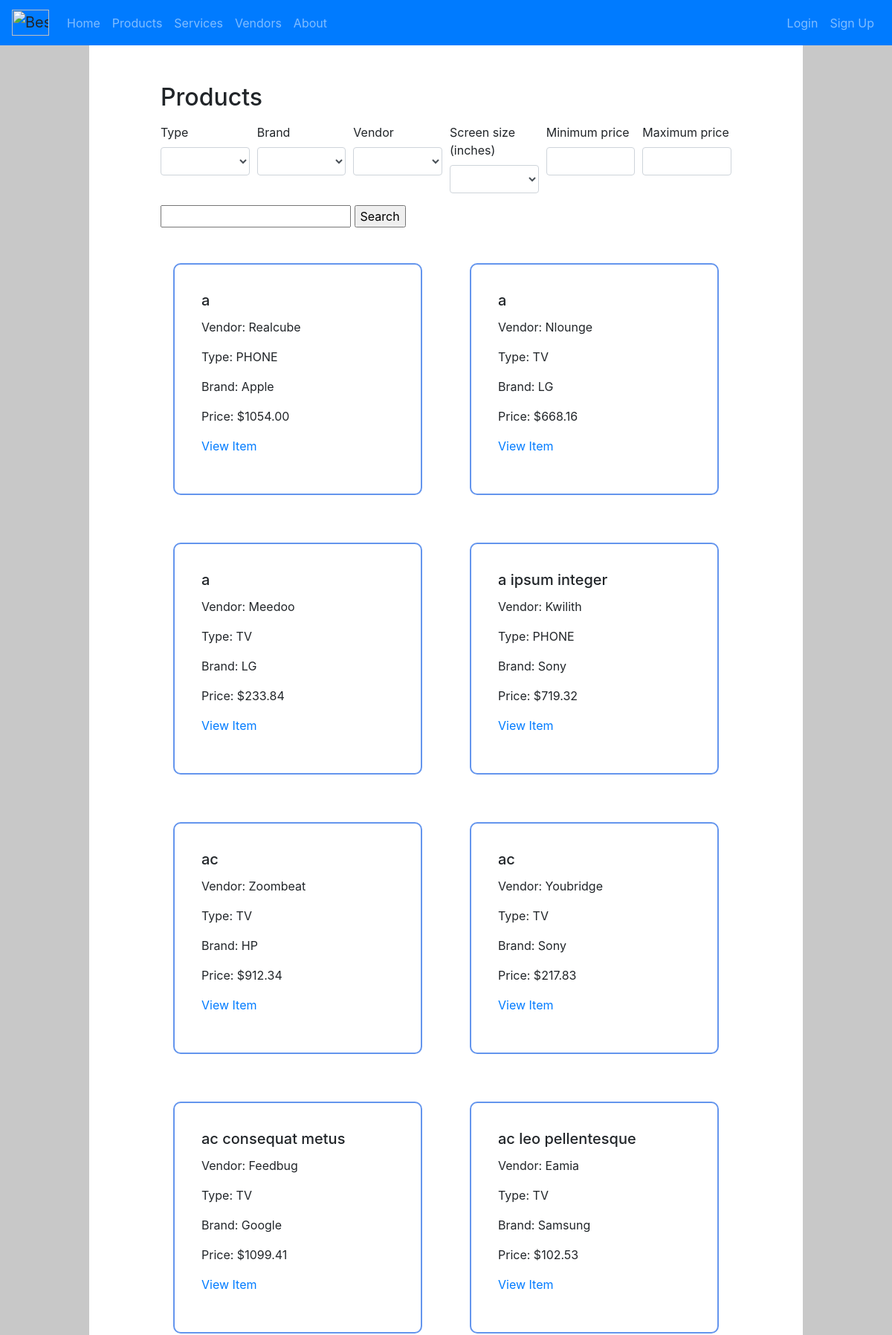
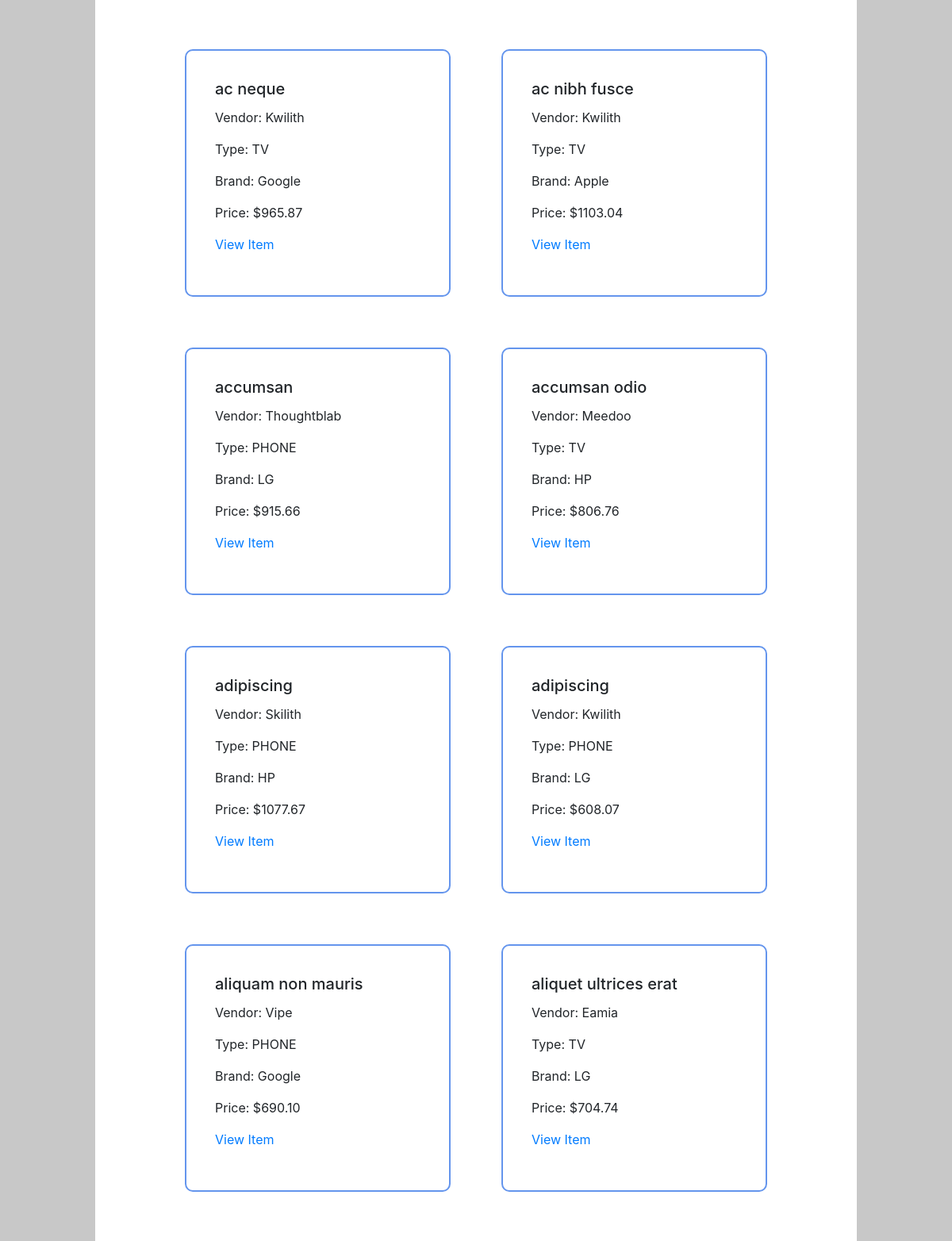
Screenshot of /products/ (upper part) with the database file from the repository (2 pictures, top to bottom).
### products/models.py (models this page shows, shortened)
class Product(models.Model):
    type = models.CharField(max_length=200, choices=[(tag, tag.value) for tag in ProductType], null=False)
    name = models.CharField(max_length=200, null=False)
    brand = models.CharField(max_length=200, null=False)
    price = models.DecimalField(max_digits=10, decimal_places=2, null=False)
    description = models.CharField(max_length=200, null=False)
    size = models.PositiveIntegerField(null=False, validators=[MinValueValidator(1), MaxValueValidator(100)],)
    shipping = models.DecimalField(max_digits=5, decimal_places=2, null=False)
    vendor = models.ForeignKey(Vendor, verbose_name="vendor", on_delete=models.CASCADE, null=False)
    class Meta:
        ordering = ('name', 'brand', 'size', 'vendor',)

class Vendor(models.Model):
    name = models.CharField(max_length=200, null=False)
    address = models.CharField(max_length=200, null=False)
    state = models.CharField(max_length=50, null=False)
    city = models.CharField(max_length=50, null=False)
    email = models.EmailField()
    phone = models.CharField(max_length=12, null=False)
    class Meta:
        ordering = ('name', 'email',)

### products/views.py (the view)
# urls.py: path("products/", include("products.urls")),
def products(request):
    context = {}
    context["types"] = ProductType.names
    context["brands"] = Product.objects.order_by().values_list('brand', flat=True).distinct()
    context["vendors"] = Vendor.objects.order_by().values_list('name', flat=True).distinct()
    context["max_price"] = Product.objects.all().aggregate(Max('price'))
    context["min_price"] = Product.objects.all().aggregate(Min('price'))
    context["sizes"] = Product.objects.order_by('size').values_list('size', flat=True).distinct()
    max_price = request.POST.get("max_price")
    min_price = request.POST.get("min_price")
    if request.POST.get('View', None):
        context["product"] = Product.objects.filter(id=request.POST.get("product"))
        return HttpResponseRedirect(reverse('item', args=(id,)), context)
    filters = {
        key: value
        for key, value in request.POST.items()
        if key in ['brand', 'type', 'size'] and value != ""
    }
    vendor = request.POST.get('vendor')
    if is_valid_param(vendor):
        filters['vendor'] = Vendor.objects.get(name=vendor).id
    query_name = request.POST.get('name', None)
    if (query_name == None):
        query_name = ""
    qs = Product.objects.filter(name__contains=query_name, **filters)
    if is_valid_param(max_price):
        qs = qs.filter(price__lte=max_price)
    if is_valid_param(min_price):
        qs = qs.filter(price__gt=min_price)
    context["products"] = qs
    return render(request, 'products.html', context)

### products/views.py (called while the page is built)
def is_valid_param(param):
    return param != '' and param is not None

### templates/products.html (shortened to what this page needs)
{% extends "base.html" %}
{% block content %}
  <h2>Products</h2>
  <form action="" method="POST">
    <div class="form-row">
      <div class="col form-group">
        <label class="form-label" for="type">Type</label>
        <select id="type" Name="type" class="form-control">
          <option selected></option>
          {% for type in types %}
            <option value="{{ type }}">{{ type }}</option>
          {% endfor %}
        </select>
      </div>
      <div class="col form-group">
        <label class="form-label" for="brand">Brand</label>
        <select id="brand" Name="brand" class="form-control">
          <option selected></option>
          {% for brand in brands %}
            <option value="{{ brand }}">{{ brand }}</option>
          {% endfor %}
        </select>
      </div>
      <div class="col form-group">
        <label class="form-label" for="vendor">Vendor</label>
        <select id="vendor" Name="vendor" class="form-control">
          <option selected></option>
          {% for vendor in vendors %}
            <option value="{{ vendor }}">{{ vendor }}</option>
          {% endfor %}
        </select>
      </div>
      <div class="col form-group">
        <label class="form-label" for="size">Screen size (inches)</label>
        <select id="size" Name="size" class="form-control">
          <option selected></option>
          {% for size in sizes %}
            <option value="{{ size }}">{{ size }}"</option>
          {% endfor %}
        </select>
      </div>
      <div class="col form-outline">
        <label class="form-label" for="min_price">Minimum price</label>
        <input type="number" min="{{ min_price }}" max="{{ max_price }}" id="min_price" name="min_price" class="form-control" />
      </div>
      <div class="col form-outline">
        <label class="form-label" for="max_price">Maximum price</label>
        <input type="number" min="{{ min_price }}" max="{{ max_price }}" id="max_price" name="max_price" class="form-control" />
      </div>
    </div>
    <input type="text" name="name">
    <input type="submit" name="submit" value="Search">
  </form>
  <div class="row">
    {% for product in products %}
      <div class="col" id="product">
        <form action="add_to_cart" method="POST" value="{{ request.path }}">
          <div class="card-body">
            <h5 class="card-title">{{ product.name }}</h5>
            <p class="card-text">Vendor: {{ product.vendor.name }}</p>
            <p class="card-text">Type: {{ product.type }}</p>
            <p class="card-text">Brand: {{ product.brand }}</p>
            <p class="card-text">Price: ${{ product.price }}</p>
            <a href="{% url 'products' %}{{ product.id }}" class="card-link">View Item</a>
          </div>
        </form>
      </div>
      {% empty %}
        <div class="col" id="product">
          <p>No products yet</p>
        </div>
    {% endfor %}
  </div>
{% endblock %}

### static/style.css (style rules this page uses)
body { background-color: rgb(200, 200, 200); height: 100%; display: flex; flex-direction: column; padding-top: 16px; }
h2 { margin-bottom: 16px; }
#product { min-width: 256px; max-width: 384px; margin: 32px; }
#product, #text-box { padding: 16px; border-style: solid; border-radius: 10px; border-width: 2px; border-color: cornflowerblue; }

### rows the page displays
Product: name "a", vendor.name "Realcube", type "PHONE", brand "Apple", price "1054.00"
Product: name "a", vendor.name "Nlounge", type "TV", brand "LG", price "668.16"
Product: name "a", vendor.name "Meedoo", type "TV", brand "LG", price "233.84"
Product: name "a ipsum integer", vendor.name "Kwilith", type "PHONE", brand "Sony", price "719.32"
Product: name "ac", vendor.name "Zoombeat", type "TV", brand "HP", price "912.34"
Product: name "ac", vendor.name "Youbridge", type "TV", brand "Sony", price "217.83"
Product: name "ac consequat metus", vendor.name "Feedbug", type "TV", brand "Google", price "1099.41"
Product: name "ac leo pellentesque", vendor.name "Eamia", type "TV", brand "Samsung", price "102.53"
Product: name "ac neque", vendor.name "Kwilith", type "TV", brand "Google", price "965.87"
Product: name "ac nibh fusce", vendor.name "Kwilith", type "TV", brand "Apple", price "1103.04"
Product: name "accumsan", vendor.name "Thoughtblab", type "PHONE", brand "LG", price "915.66"
Product: name "accumsan odio", vendor.name "Meedoo", type "TV", brand "HP", price "806.76"
Product: name "adipiscing", vendor.name "Skilith", type "PHONE", brand "HP", price "1077.67"
Product: name "adipiscing", vendor.name "Kwilith", type "PHONE", brand "LG", price "608.07"
Product: name "aliquam non mauris", vendor.name "Vipe", type "PHONE", brand "Google", price "690.10"
Product: name "aliquet ultrices erat", vendor.name "Eamia", type "TV", brand "LG", price "704.74"
